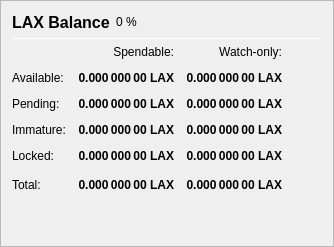
                   <widget class="QFrame" name="frame_Balances">
                    <property name="frameShape">
                     <enum>QFrame::StyledPanel</enum>
                    </property>
                    <property name="frameShadow">
                     <enum>QFrame::Raised</enum>
                    </property>
                    <layout class="QVBoxLayout" name="verticalLayout_4">
                     <item>
                      <layout class="QHBoxLayout" name="horizontalLayout_4">
                       <item>
                        <widget class="QLabel" name="label_5">
                         <property name="minimumSize">
                          <size>
                           <width>0</width>
                           <height>20</height>
                          </size>
                         </property>
                         <property name="font">
                          <font>
                           <pointsize>12</pointsize>
                           <weight>75</weight>
                           <bold>true</bold>
                          </font>
                         </property>
                         <property name="text">
                          <string>LAX Balance</string>
                         </property>
                        </widget>
                       </item>
                       <item>
                        <widget class="QLabel" name="labelLAXPercent">
                         <property name="text">
                          <string notr="true">0 %</string>
                         </property>
                        </widget>
                       </item>
                       <item>
                        <spacer name="horizontalSpacer_3">
                         <property name="orientation">
                          <enum>Qt::Horizontal</enum>
                         </property>
                         <property name="sizeHint" stdset="0">
                          <size>
                           <width>40</width>
                           <height>20</height>
                          </size>
                         </property>
                        </spacer>
                       </item>
                      </layout>
                     </item>
                     <item>
                      <widget class="Line" name="line_Balance">
                       <property name="minimumSize">
                        <size>
                         <width>0</width>
                         <height>1</height>
                        </size>
                       </property>
                       <property name="maximumSize">
                        <size>
                         <width>16777215</width>
                         <height>1</height>
                        </size>
                       </property>
                       <property name="orientation">
                        <enum>Qt::Horizontal</enum>
                       </property>
                      </widget>
                     </item>
                     <item>
                      <layout class="QGridLayout" name="gridLayout">
                       <property name="spacing">
                        <number>12</number>
                       </property>
                       <item row="0" column="1">
                        <widget class="QLabel" name="labelSpendable">
                         <property name="text">
                          <string>Spendable:</string>
                         </property>
                         <property name="alignment">
                          <set>Qt::AlignRight|Qt::AlignTrailing|Qt::AlignVCenter</set>
                         </property>
                        </widget>
                       </item>
                       <item row="0" column="2">
                        <widget class="QLabel" name="labelWatchonly">
                         <property name="text">
                          <string>Watch-only:</string>
                         </property>
                         <property name="alignment">
                          <set>Qt::AlignRight|Qt::AlignTrailing|Qt::AlignVCenter</set>
                         </property>
                        </widget>
                       </item>
                       <item row="1" column="0">
                        <widget class="QLabel" name="labelBalanceText">
                         <property name="text">
                          <string>Available:</string>
                         </property>
                        </widget>
                       </item>
                       <item row="1" column="1">
                        <widget class="QLabel" name="labelBalance">
                         <property name="font">
                          <font>
                           <weight>75</weight>
                           <bold>true</bold>
                          </font>
                         </property>
                         <property name="cursor">
                          <cursorShape>IBeamCursor</cursorShape>
                         </property>
                         <property name="toolTip">
                          <string>Your current spendable balance</string>
                         </property>
                         <property name="text">
                          <string notr="true">0.000 000 00 LAX</string>
                         </property>
                         <property name="alignment">
                          <set>Qt::AlignRight|Qt::AlignTrailing|Qt::AlignVCenter</set>
                         </property>
                         <property name="textInteractionFlags">
                          <set>Qt::LinksAccessibleByMouse|Qt::TextSelectableByKeyboard|Qt::TextSelectableByMouse</set>
                         </property>
                        </widget>
                       </item>
                       <item row="1" column="2">
                        <widget class="QLabel" name="labelWatchAvailable">
                         <property name="font">
                          <font>
                           <weight>75</weight>
                           <bold>true</bold>
                          </font>
                         </property>
                         <property name="cursor">
                          <cursorShape>IBeamCursor</cursorShape>
                         </property>
                         <property name="toolTip">
                          <string>Your current balance in watch-only addresses</string>
                         </property>
                         <property name="text">
                          <string notr="true">0.000 000 00 LAX</string>
                         </property>
                         <property name="alignment">
                          <set>Qt::AlignRight|Qt::AlignTrailing|Qt::AlignVCenter</set>
                         </property>
                         <property name="textInteractionFlags">
                          <set>Qt::LinksAccessibleByMouse|Qt::TextSelectableByKeyboard|Qt::TextSelectableByMouse</set>
                         </property>
                        </widget>
                       </item>
                       <item row="2" column="0">
                        <widget class="QLabel" name="labelPendingText">
                         <property name="text">
                          <string>Pending:</string>
                         </property>
                        </widget>
                       </item>
                       <item row="2" column="1">
                        <widget class="QLabel" name="labelUnconfirmed">
                         <property name="font">
                          <font>
                           <weight>75</weight>
                           <bold>true</bold>
                          </font>
                         </property>
                         <property name="cursor">
                          <cursorShape>IBeamCursor</cursorShape>
                         </property>
                         <property name="toolTip">
                          <string>Total of transactions that have yet to be confirmed, and do not yet count toward the spendable balance</string>
                         </property>
                         <property name="text">
                          <string notr="true">0.000 000 00 LAX</string>
                         </property>
                         <property name="alignment">
                          <set>Qt::AlignRight|Qt::AlignTrailing|Qt::AlignVCenter</set>
                         </property>
                         <property name="textInteractionFlags">
                          <set>Qt::LinksAccessibleByMouse|Qt::TextSelectableByKeyboard|Qt::TextSelectableByMouse</set>
                         </property>
                        </widget>
                       </item>
                       <item row="2" column="2">
                        <widget class="QLabel" name="labelWatchPending">
                         <property name="font">
                          <font>
                           <weight>75</weight>
                           <bold>true</bold>
                          </font>
                         </property>
                         <property name="cursor">
                          <cursorShape>IBeamCursor</cursorShape>
                         </property>
                         <property name="toolTip">
                          <string>Unconfirmed transactions to watch-only addresses</string>
                         </property>
                         <property name="text">
                          <string notr="true">0.000 000 00 LAX</string>
                         </property>
                         <property name="alignment">
                          <set>Qt::AlignRight|Qt::AlignTrailing|Qt::AlignVCenter</set>
                         </property>
                         <property name="textInteractionFlags">
                          <set>Qt::LinksAccessibleByMouse|Qt::TextSelectableByKeyboard|Qt::TextSelectableByMouse</set>
                         </property>
                        </widget>
                       </item>
                       <item row="3" column="0">
                        <widget class="QLabel" name="labelImmatureText">
                         <property name="text">
                          <string>Immature:</string>
                         </property>
                        </widget>
                       </item>
                       <item row="3" column="1">
                        <widget class="QLabel" name="labelImmature">
                         <property name="font">
                          <font>
                           <weight>75</weight>
                           <bold>true</bold>
                          </font>
                         </property>
                         <property name="cursor">
                          <cursorShape>IBeamCursor</cursorShape>
                         </property>
                         <property name="toolTip">
                          <string>Staked or masternode rewards that has not yet matured</string>
                         </property>
                         <property name="text">
                          <string notr="true">0.000 000 00 LAX</string>
                         </property>
                         <property name="alignment">
                          <set>Qt::AlignRight|Qt::AlignTrailing|Qt::AlignVCenter</set>
                         </property>
                         <property name="textInteractionFlags">
                          <set>Qt::LinksAccessibleByMouse|Qt::TextSelectableByKeyboard|Qt::TextSelectableByMouse</set>
                         </property>
                        </widget>
                       </item>
                       <item row="3" column="2">
                        <widget class="QLabel" name="labelWatchImmature">
                         <property name="font">
                          <font>
                           <weight>75</weight>
                           <bold>true</bold>
                          </font>
                         </property>
                         <property name="cursor">
                          <cursorShape>IBeamCursor</cursorShape>
                         </property>
                         <property name="toolTip">
                          <string>Staked or masternode rewards in watch-only addresses that has not yet matured</string>
                         </property>
                         <property name="text">
                          <string notr="true">0.000 000 00 LAX</string>
                         </property>
                         <property name="alignment">
                          <set>Qt::AlignRight|Qt::AlignTrailing|Qt::AlignVCenter</set>
                         </property>
                         <property name="textInteractionFlags">
                          <set>Qt::LinksAccessibleByMouse|Qt::TextSelectableByKeyboard|Qt::TextSelectableByMouse</set>
                         </property>
                        </widget>
                       </item>
                       <item row="4" column="0">
                        <widget class="QLabel" name="labelLockedBalanceText">
                         <property name="toolTip">
                          <string>Locked LAX or Masternode collaterals. These are excluded from zLAX minting.</string>
                         </property>
                         <property name="text">
                          <string>Locked:</string>
                         </property>
                        </widget>
                       </item>
                       <item row="4" column="1">
                        <widget class="QLabel" name="labelLockedBalance">
                         <property name="font">
                          <font>
                           <weight>75</weight>
                           <bold>true</bold>
                          </font>
                         </property>
                         <property name="cursor">
                          <cursorShape>IBeamCursor</cursorShape>
                         </property>
                         <property name="toolTip">
                          <string>Locked LAX or Masternode collaterals. These are excluded from zLAX minting.</string>
                         </property>
                         <property name="text">
                          <string notr="true">0.000 000 00 LAX</string>
                         </property>
                         <property name="alignment">
                          <set>Qt::AlignRight|Qt::AlignTrailing|Qt::AlignVCenter</set>
                         </property>
                         <property name="textInteractionFlags">
                          <set>Qt::LinksAccessibleByMouse|Qt::TextSelectableByKeyboard|Qt::TextSelectableByMouse</set>
                         </property>
                        </widget>
                       </item>
                       <item row="4" column="2">
                        <widget class="QLabel" name="labelWatchLocked">
                         <property name="font">
                          <font>
                           <weight>75</weight>
                           <bold>true</bold>
                          </font>
                         </property>
                         <property name="cursor">
                          <cursorShape>IBeamCursor</cursorShape>
                         </property>
                         <property name="toolTip">
                          <string>Current locked balance in watch-only addresses</string>
                         </property>
                         <property name="text">
                          <string notr="true">0.000 000 00 LAX</string>
                         </property>
                         <property name="alignment">
                          <set>Qt::AlignRight|Qt::AlignTrailing|Qt::AlignVCenter</set>
                         </property>
                         <property name="textInteractionFlags">
                          <set>Qt::LinksAccessibleByMouse|Qt::TextSelectableByKeyboard|Qt::TextSelectableByMouse</set>
                         </property>
                        </widget>
                       </item>
                       <item row="5" column="0">
                        <widget class="QLabel" name="labelTotalText">
                         <property name="toolTip">
                          <string>Your current LAPO balance, unconfirmed and immature transactions included</string>
                         </property>
                         <property name="text">
                          <string>Total:</string>
                         </property>
                        </widget>
                       </item>
                       <item row="5" column="1">
                        <widget class="QLabel" name="labelTotal">
                         <property name="font">
                          <font>
                           <weight>75</weight>
                           <bold>true</bold>
                          </font>
                         </property>
                         <property name="cursor">
                          <cursorShape>IBeamCursor</cursorShape>
                         </property>
                         <property name="toolTip">
                          <string>Your current LAPO balance, unconfirmed and immature transactions included</string>
                         </property>
                         <property name="text">
                          <string notr="true">0.000 000 00 LAX</string>
                         </property>
                         <property name="alignment">
                          <set>Qt::AlignRight|Qt::AlignTrailing|Qt::AlignVCenter</set>
                         </property>
                         <property name="textInteractionFlags">
                          <set>Qt::LinksAccessibleByMouse|Qt::TextSelectableByKeyboard|Qt::TextSelectableByMouse</set>
                         </property>
                        </widget>
                       </item>
                       <item row="5" column="2">
                        <widget class="QLabel" name="labelWatchTotal">
                         <property name="font">
                          <font>
                           <weight>75</weight>
                           <bold>true</bold>
                          </font>
                         </property>
                         <property name="cursor">
                          <cursorShape>IBeamCursor</cursorShape>
                         </property>
                         <property name="toolTip">
                          <string>Current total balance in watch-only addresses</string>
                         </property>
                         <property name="text">
                          <string notr="true">0.000 000 00 LAX</string>
                         </property>
                         <property name="alignment">
                          <set>Qt::AlignRight|Qt::AlignTrailing|Qt::AlignVCenter</set>
                         </property>
                         <property name="textInteractionFlags">
                          <set>Qt::LinksAccessibleByMouse|Qt::TextSelectableByKeyboard|Qt::TextSelectableByMouse</set>
                         </property>
                        </widget>
                       </item>
                       <item row="5" column="3">
                        <spacer name="horizontalSpacer_9">
                         <property name="orientation">
                          <enum>Qt::Horizontal</enum>
                         </property>
                         <property name="sizeHint" stdset="0">
                          <size>
                           <width>40</width>
                           <height>20</height>
                          </size>
                         </property>
                        </spacer>
                       </item>
                      </layout>
                     </item>
                     <item>
                      <spacer name="verticalSpacer_3">
                       <property name="orientation">
                        <enum>Qt::Vertical</enum>
                       </property>
                       <property name="sizeHint" stdset="0">
                        <size>
                         <width>20</width>
                         <height>40</height>
                        </size>
                       </property>
                      </spacer>
                     </item>
                    </layout>
                   </widget>
